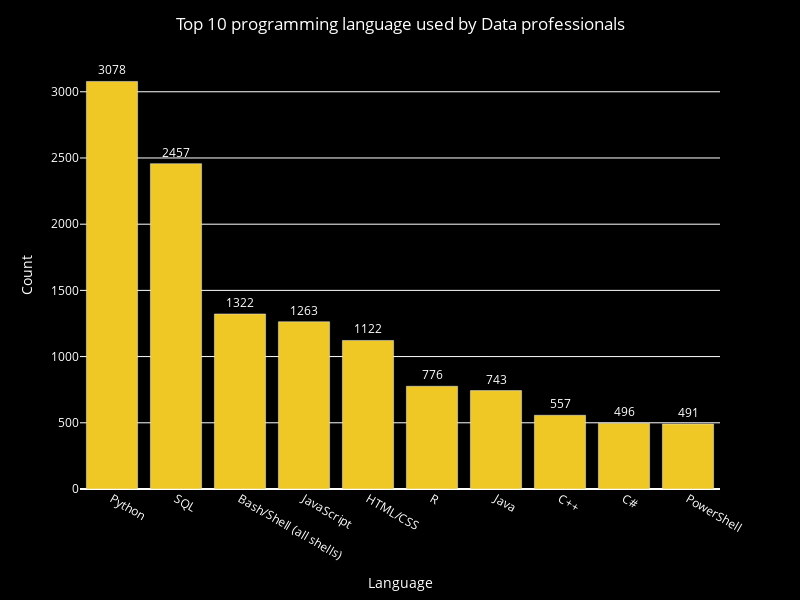

The cell this chart's notebook holds for it:
### Markdown cell above
#### What are the most used programming language and databasess have used or desired by data profssionals?

### Code cell
used_pro_language=count_column_content(data_df,"LanguageHaveWorkedWith").head(10)
paint_bar(df=used_pro_language,title="Top 10 programming language used by Data professionals",
          x="LanguageHaveWorkedWith",y="Count",x_name="Language",y_name="Count")

### Figure 1 — Plotly figure (JSON) as saved in the notebook; plotly's stock layout.template omitted (floating-point values rounded to 4 significant figures)
{"data": [{"alignmentgroup": "True", "hovertemplate": "LanguageHaveWorkedWith=%{x}<br>Count=%{text}<extra></extra>", "legendgroup": "", "marker": {"color": "#F0C826", "pattern": {"shape": ""}}, "name": "", "offsetgroup": "", "orientation": "v", "showlegend": false, "text": [3078, 2457, 1322, 1263, 1122, 776, 743, 557, 496, 491], "textposition": "outside", "type": "bar", "x": ["Python", "SQL", "Bash/Shell (all shells)", "JavaScript", "HTML/CSS", "R", "Java", "C++", "C#", "PowerShell"], "xaxis": "x", "y": [3078, 2457, 1322, 1263, 1122, 776, 743, 557, 496, 491], "yaxis": "y"}], "layout": {"barmode": "relative", "font": {"color": "white"}, "height": 600, "legend": {"tracegroupgap": 0}, "margin": {"t": 60}, "paper_bgcolor": "black", "plot_bgcolor": "black", "showlegend": false, "title": {"font": {"color": "white"}, "text": "Top 10 programming language used by Data professionals", "x": 0.5}, "width": 800, "xaxis": {"anchor": "y", "domain": [0, 1], "title": {"text": "Language"}}, "yaxis": {"anchor": "x", "domain": [0, 1], "title": {"text": "Count"}}}}
